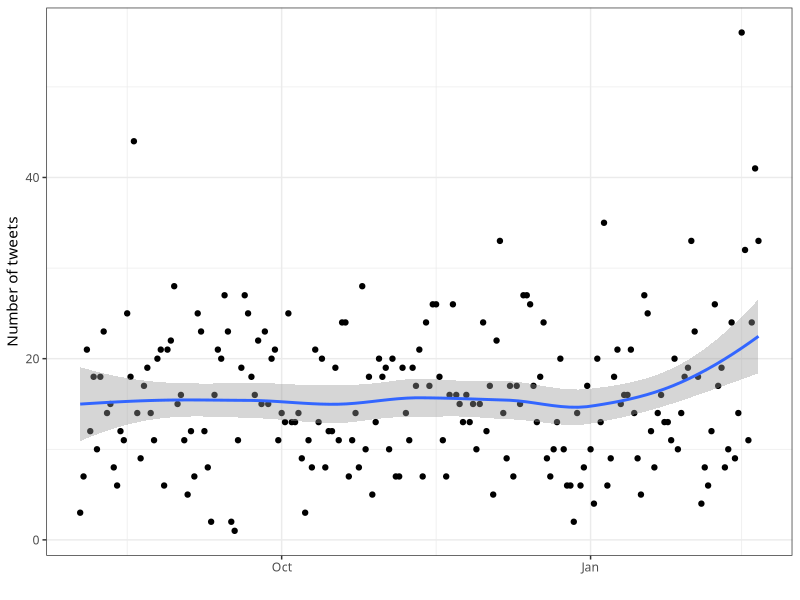
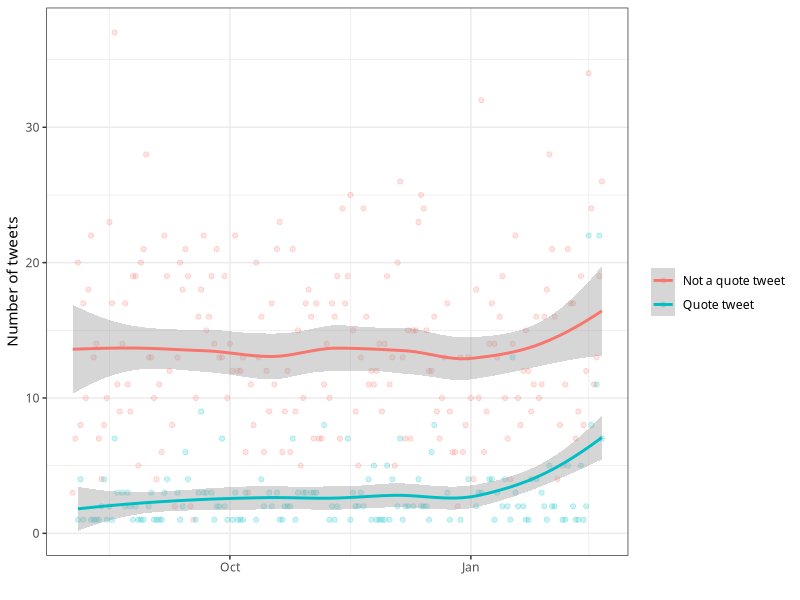
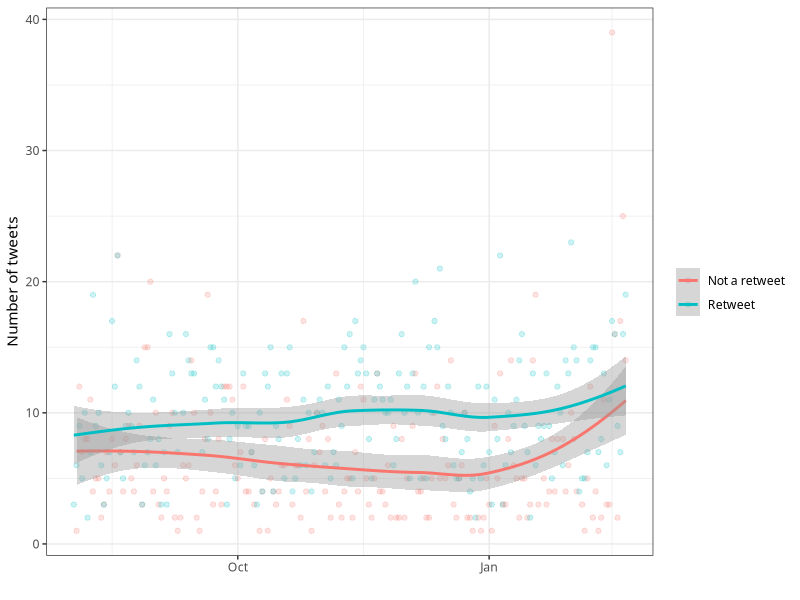
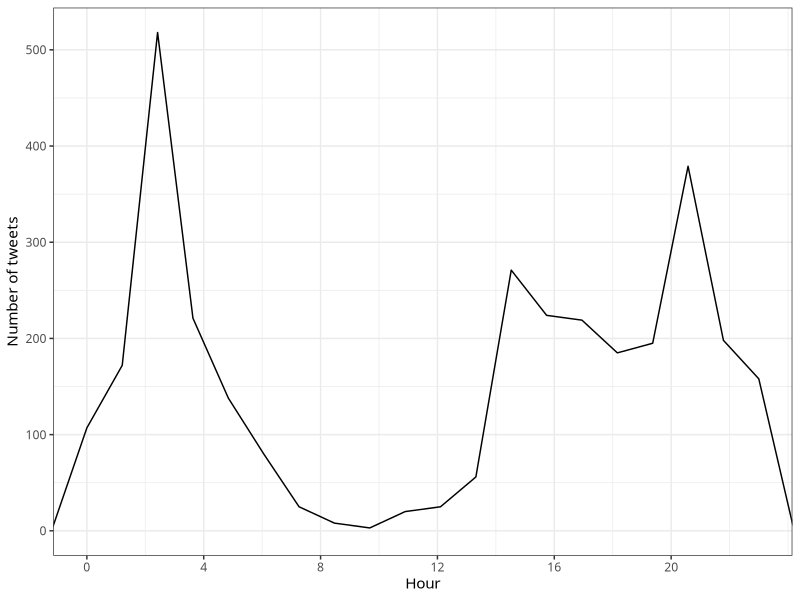
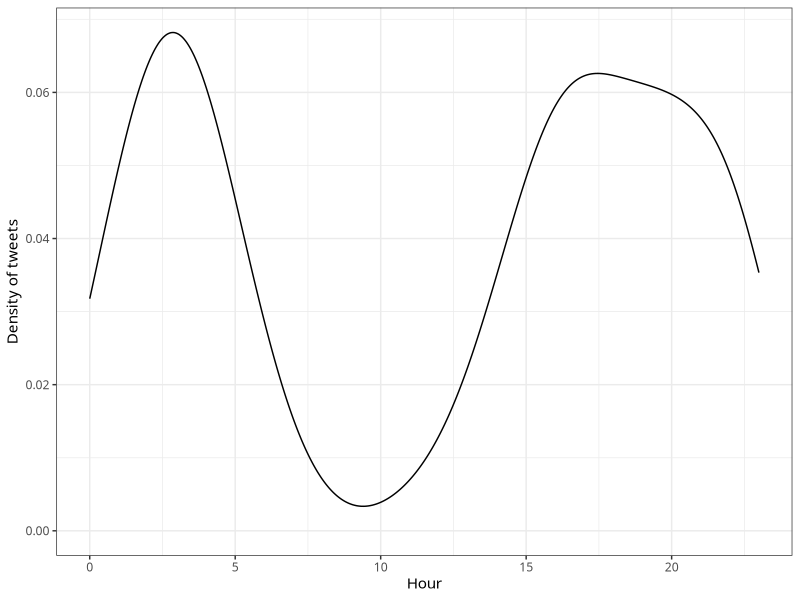
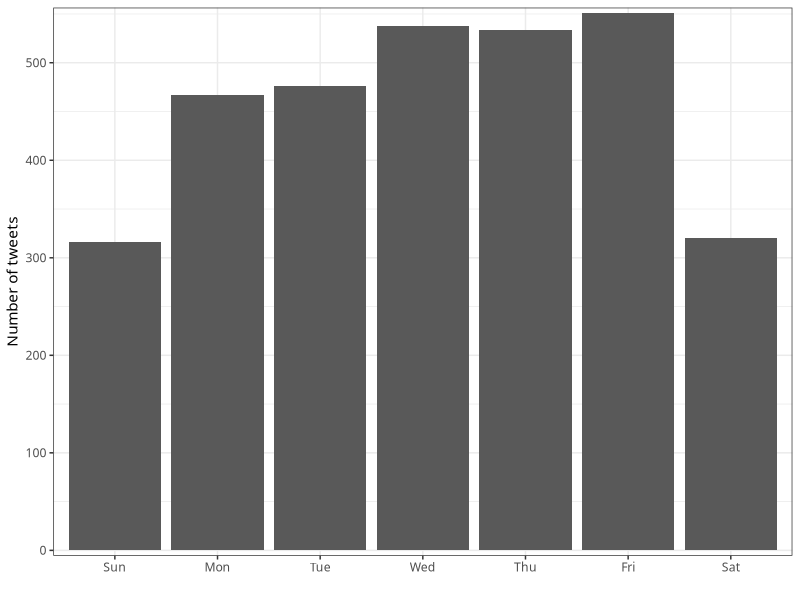
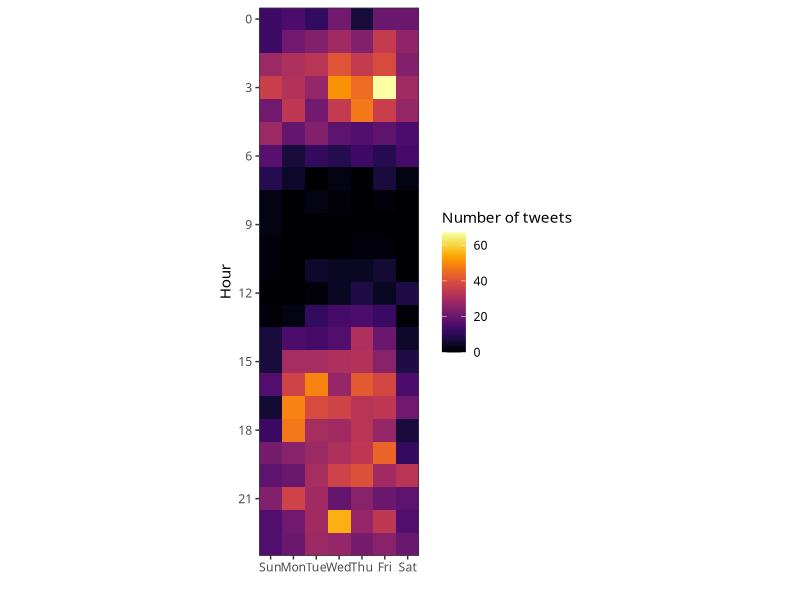
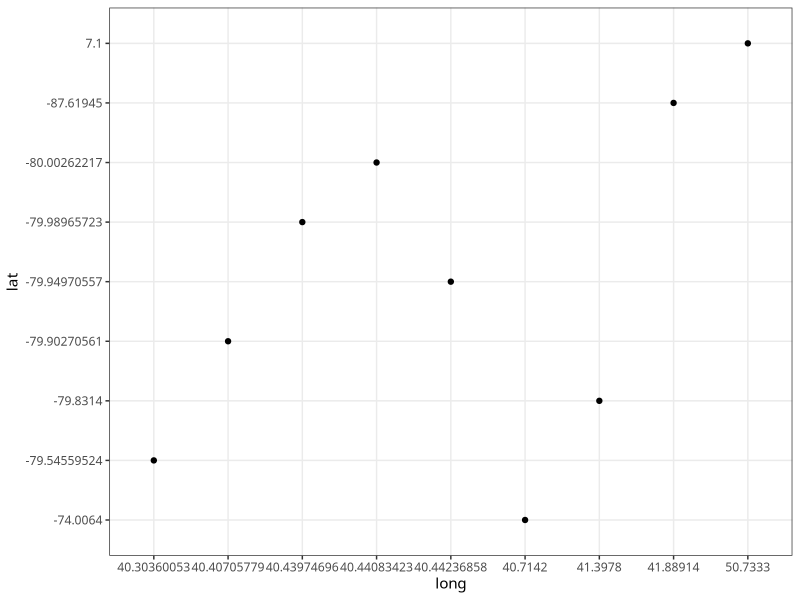

Source code (R) for these figures, in order:
library(tidyverse)
library(lubridate)
library(viridis)

theme_set(theme_bw(base_family = 18))

df <- read_csv("data/bill_peduto_tweets.tweets.csv")

df %>% 
  select(status_id, text, created_at, source, is_quote, is_retweet, display_text_width, favorite_count) %>% 
  mutate(created_at = with_tz(created_at, "US/Eastern"),
         date = ymd(str_sub(created_at, 1, 10)),
         hour = hour(created_at),
         wday = wday(date, label = TRUE)) -> df_bill
df_bill

df_bill %>% 
  count(date) %>%
  ggplot(aes(date, n)) +
  geom_point() +
  geom_smooth() +
  labs(x = "",
       y = "Number of tweets")

df_bill %>% 
  count(date, is_quote) %>% 
  ggplot(aes(date, n, color = is_quote)) +
  geom_point(alpha = .2) +
  geom_smooth() +
  labs(x = "",
       y = "Number of tweets") +
  scale_color_discrete(name = "", labels = c("Not a quote tweet", "Quote tweet"))

df_bill %>% 
  count(date, is_retweet) %>% 
  ggplot(aes(date, n, color = is_retweet)) +
  geom_point(alpha = .2) +
  geom_smooth() +
  labs(x = "",
       y = "Number of tweets") +
  scale_color_discrete(name = "", labels = c("Not a retweet", "Retweet"))
  
df_bill %>% 
  ggplot(aes(hour)) +
  geom_freqpoly(bins = 20) +
  scale_x_continuous(breaks = seq(0, 23, by = 4)) +
  coord_cartesian(xlim = c(0, 23)) +
  labs(x = "Hour",
       y = "Number of tweets")

df_bill %>% 
  ggplot(aes(hour)) +
  geom_density() +
  labs(x = "Hour",
       y = "Density of tweets")

df_bill %>% 
  ggplot(aes(wday)) +
  geom_bar() +
  labs(x = "",
       y = "Number of tweets") +
  scale_y_continuous(expand = c(.01,0))

df_bill %>% 
  count(wday, hour) %>% 
  complete(wday, hour) %>% 
  replace_na(list(n = 0)) %>% 
  ggplot(aes(wday, hour, fill = n)) +
  geom_tile() +
  coord_equal() +
  scale_y_reverse(expand = c(0,0),
                  breaks = seq(0, 24, by = 3)) +
  scale_x_discrete(expand = c(0,0)) +
  scale_fill_viridis(option = 3) +
  labs(x = "",
       y = "Hour") +
  guides(fill = guide_colorbar("Number of tweets"))
  


#location
df %>% 
  select(bbox_coords) %>% 
  filter(!is.na(bbox_coords))
df %>% 
  select(geo_coords) %>% 
  filter(!is.na(geo_coords))

df %>% 
  select(geo_coords) %>% 
  filter(!is.na(geo_coords)) %>% 
  separate(geo_coords, into = c("long", "lat"), sep = " ") %>% 
  ggplot(aes(long, lat)) +
  geom_point()
  